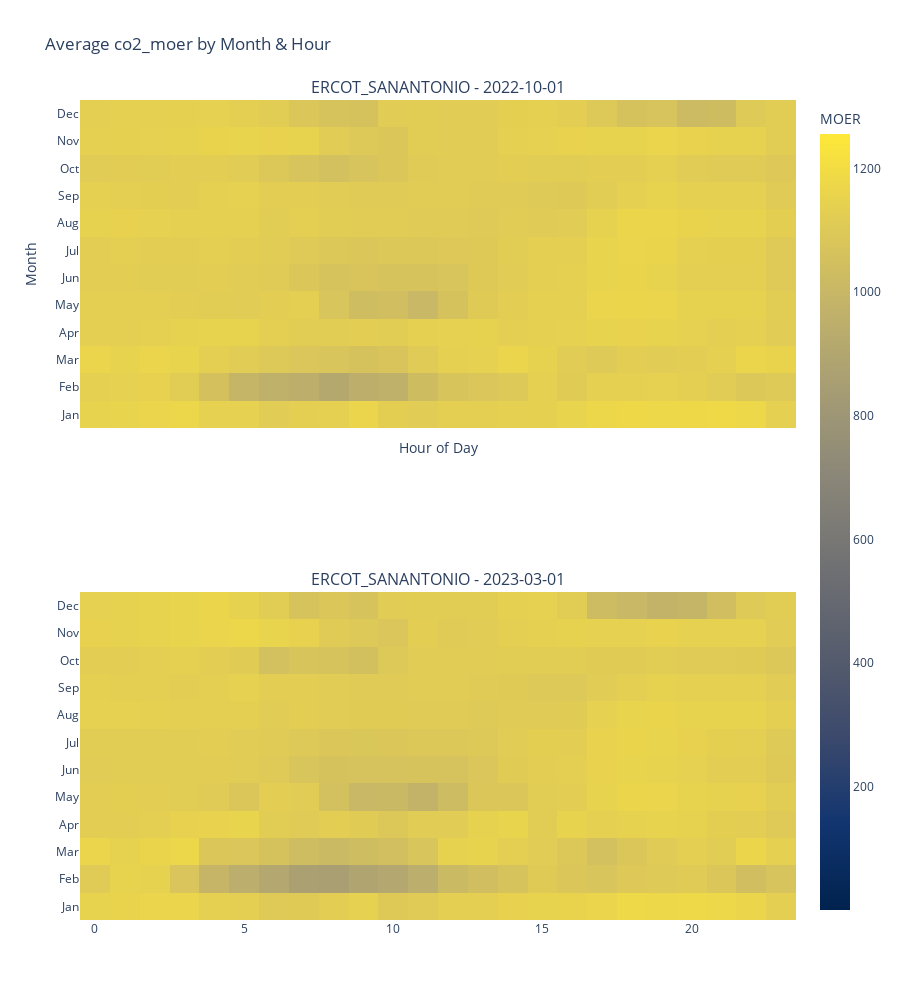

Notebook code for this chart:
### Code cell
report.plot_region_heatmaps(factory.data_handlers)

### Figure 1 — Plotly figure (JSON) as saved in the notebook; plotly's stock layout.template omitted (floating-point values rounded to 4 significant figures; data arrays with more than 128 entries replaced by an {"elided": "..."} marker saying what was removed)
{"data": [{"colorbar": {"title": {"text": "MOER"}}, "colorscale": [[0, "#00224e"], [0.1111, "#123570"], [0.2222, "#3b496c"], [0.3333, "#575d6d"], [0.4444, "#707173"], [0.5556, "#8a8678"], [0.6667, "#a59c74"], [0.7778, "#c3b369"], [0.8889, "#e1cc55"], [1, "#fee838"]], "showscale": true, "type": "heatmap", "x": [0, 1, 2, 3, 4, 5, 6, 7, 8, 9, 10, 11, 12, 13, 14, 15, 16, 17, 18, 19, 20, 21, 22, 23], "xaxis": "x", "y": ["Jan", "Feb", "Mar", "Apr", "May", "Jun", "Jul", "Aug", "Sep", "Oct", "Nov", "Dec"], "yaxis": "y", "z": {"elided": "12x24 float values"}, "zmax": 1256, "zmin": 1}, {"colorbar": {"title": {"text": "MOER"}}, "colorscale": [[0, "#00224e"], [0.1111, "#123570"], [0.2222, "#3b496c"], [0.3333, "#575d6d"], [0.4444, "#707173"], [0.5556, "#8a8678"], [0.6667, "#a59c74"], [0.7778, "#c3b369"], [0.8889, "#e1cc55"], [1, "#fee838"]], "showscale": false, "type": "heatmap", "x": [0, 1, 2, 3, 4, 5, 6, 7, 8, 9, 10, 11, 12, 13, 14, 15, 16, 17, 18, 19, 20, 21, 22, 23], "xaxis": "x2", "y": ["Jan", "Feb", "Mar", "Apr", "May", "Jun", "Jul", "Aug", "Sep", "Oct", "Nov", "Dec"], "yaxis": "y2", "z": {"elided": "12x24 float values"}, "zmax": 1256, "zmin": 1}], "layout": {"annotations": [{"font": {"size": 16}, "showarrow": false, "text": "ERCOT_SANANTONIO - 2022-10-01", "x": 0.5, "xanchor": "center", "xref": "paper", "y": 1, "yanchor": "bottom", "yref": "paper"}, {"font": {"size": 16}, "showarrow": false, "text": "ERCOT_SANANTONIO - 2023-03-01", "x": 0.5, "xanchor": "center", "xref": "paper", "y": 0.4, "yanchor": "bottom", "yref": "paper"}], "height": 1000, "title": {"text": "Average co2_moer by Month & Hour"}, "xaxis": {"anchor": "y", "domain": [0, 1], "matches": "x2", "showticklabels": false, "tickmode": "linear", "title": {"text": "Hour of Day"}}, "xaxis2": {"anchor": "y2", "domain": [0, 1]}, "yaxis": {"anchor": "x", "domain": [0.6, 1], "title": {"text": "Month"}}, "yaxis2": {"anchor": "x2", "domain": [0, 0.4]}}}
